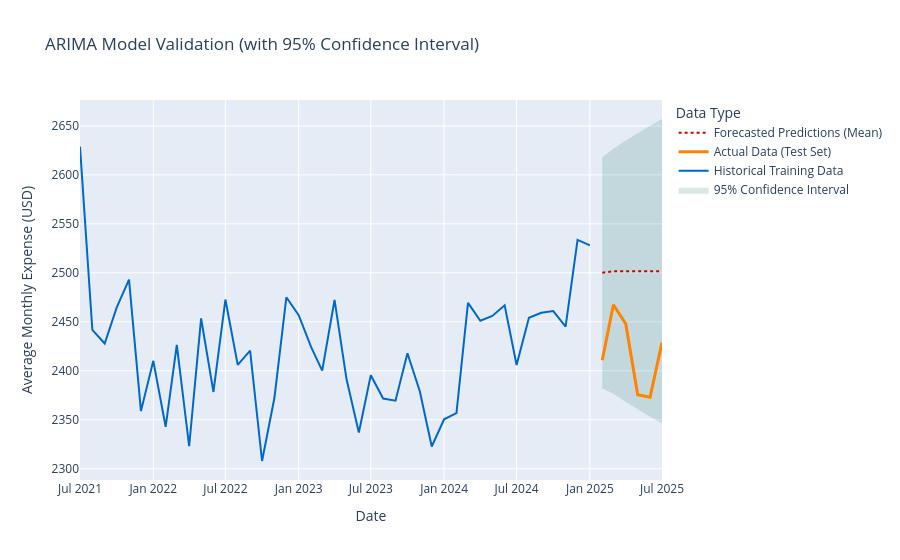

Notebook source saved alongside this figure:
### Code cell
# print("Generating validation plot...")
# fig = go.Figure()

# # Plot the 95% Confidence Interval (the "min" and "max" band)
# # Plot Upper Bound first
# fig.add_trace(go.Scatter(
#     x=upper_bounds.index,
#     y=upper_bounds,
#     mode='lines',
#     line=dict(color='rgba(170, 170, 170, 0)'), # Invisible line
#     name='Upper Bound (95% CI)',
#     showlegend=False
# ))

# # Plot Lower Bound and fill to the upper bound
# fig.add_trace(go.Scatter(
#     x=lower_bounds.index,
#     y=lower_bounds,
#     mode='lines',
#     line=dict(color='rgba(170, 170, 170, 0)'), # Invisible line
#     fill='tonexty', # Fills the area between this trace and the one above (upper_bounds)
#     fillcolor='rgba(0, 100, 80, 0.15)', # A light teal/green fill
#     name='95% Confidence Interval'
# ))

# # Plot training data
# fig.add_trace(go.Scatter(
#     x=train_data.index,
#     y=train_data.values,
#     mode='lines',
#     name='Historical Training Data',
#     line=dict(color='#0068C9') # Blue
# ))

# # Plot *actual* data from the test period
# fig.add_trace(go.Scatter(
#     x=test_data.index,
#     y=test_data.values,
#     mode='lines',
#     name='Actual Data (Test Set)',
#     line=dict(width=3, color='#FF8200') # Orange
# ))

# # Plot our model's *prediction* (the mean)
# fig.add_trace(go.Scatter(
#     x=predictions.index,
#     y=predictions.values,
#     mode='lines',
#     name='Forecasted Predictions (Mean)',
#     line=dict(dash='dot', color='#D40000', width=2) # Red
# ))

# fig.update_layout(
#     title="ARIMA Model Validation (with 95% Confidence Interval)",
#     xaxis_title="Date",
#     yaxis_title="Average Monthly Expense (USD)",
#     legend_title="Data Type"
# )
# fig.show()

### Figure 1 — Plotly figure (JSON) as saved in the notebook; plotly's stock layout.template omitted (floating-point values rounded to 4 significant figures)
{"data": [{"line": {"color": "rgba(170, 170, 170, 0)"}, "mode": "lines", "name": "Upper Bound (95% CI)", "showlegend": false, "type": "scatter", "x": ["2025-02-01T00:00:00.000000000", "2025-03-01T00:00:00.000000000", "2025-04-01T00:00:00.000000000", "2025-05-01T00:00:00.000000000", "2025-06-01T00:00:00.000000000", "2025-07-01T00:00:00.000000000"], "y": [2618.0, 2627.0, 2635.0, 2643.0, 2650.0, 2657.0]}, {"fill": "tonexty", "fillcolor": "rgba(0, 100, 80, 0.15)", "line": {"color": "rgba(170, 170, 170, 0)"}, "mode": "lines", "name": "95% Confidence Interval", "type": "scatter", "x": ["2025-02-01T00:00:00.000000000", "2025-03-01T00:00:00.000000000", "2025-04-01T00:00:00.000000000", "2025-05-01T00:00:00.000000000", "2025-06-01T00:00:00.000000000", "2025-07-01T00:00:00.000000000"], "y": [2382.0, 2377.0, 2368.0, 2360.0, 2353.0, 2346.0]}, {"line": {"color": "#0068C9"}, "mode": "lines", "name": "Historical Training Data", "type": "scatter", "x": ["2021-07-01T00:00:00.000000000", "2021-08-01T00:00:00.000000000", "2021-09-01T00:00:00.000000000", "2021-10-01T00:00:00.000000000", "2021-11-01T00:00:00.000000000", "2021-12-01T00:00:00.000000000", "2022-01-01T00:00:00.000000000", "2022-02-01T00:00:00.000000000", "2022-03-01T00:00:00.000000000", "2022-04-01T00:00:00.000000000", "2022-05-01T00:00:00.000000000", "2022-06-01T00:00:00.000000000", "2022-07-01T00:00:00.000000000", "2022-08-01T00:00:00.000000000", "2022-09-01T00:00:00.000000000", "2022-10-01T00:00:00.000000000", "2022-11-01T00:00:00.000000000", "2022-12-01T00:00:00.000000000", "2023-01-01T00:00:00.000000000", "2023-02-01T00:00:00.000000000", "2023-03-01T00:00:00.000000000", "2023-04-01T00:00:00.000000000", "2023-05-01T00:00:00.000000000", "2023-06-01T00:00:00.000000000", "2023-07-01T00:00:00.000000000", "2023-08-01T00:00:00.000000000", "2023-09-01T00:00:00.000000000", "2023-10-01T00:00:00.000000000", "2023-11-01T00:00:00.000000000", "2023-12-01T00:00:00.000000000", "2024-01-01T00:00:00.000000000", "2024-02-01T00:00:00.000000000", "2024-03-01T00:00:00.000000000", "2024-04-01T00:00:00.000000000", "2024-05-01T00:00:00.000000000", "2024-06-01T00:00:00.000000000", "2024-07-01T00:00:00.000000000", "2024-08-01T00:00:00.000000000", "2024-09-01T00:00:00.000000000", "2024-10-01T00:00:00.000000000", "2024-11-01T00:00:00.000000000", "2024-12-01T00:00:00.000000000", "2025-01-01T00:00:00.000000000"], "y": [2629.0, 2442.0, 2428.0, 2464.0, 2493.0, 2359.0, 2410.0, 2343.0, 2426.0, 2323.0, 2453.0, 2378.0, 2473.0, 2406.0, 2421.0, 2308.0, 2372.0, 2475.0, 2457.0, 2424.0, 2400.0, 2472.0, 2392.0, 2337.0, 2396.0, 2372.0, 2370.0, 2418.0, 2379.0, 2323.0, 2350.0, 2357.0, 2469.0, 2451.0, 2456.0, 2467.0, 2406.0, 2454.0, 2459.0, 2461.0, 2445.0, 2534.0, 2528.0]}, {"line": {"color": "#FF8200", "width": 3}, "mode": "lines", "name": "Actual Data (Test Set)", "type": "scatter", "x": ["2025-02-01T00:00:00.000000000", "2025-03-01T00:00:00.000000000", "2025-04-01T00:00:00.000000000", "2025-05-01T00:00:00.000000000", "2025-06-01T00:00:00.000000000", "2025-07-01T00:00:00.000000000"], "y": [2411.0, 2467.0, 2448.0, 2376.0, 2373.0, 2429.0]}, {"line": {"color": "#D40000", "dash": "dot", "width": 2}, "mode": "lines", "name": "Forecasted Predictions (Mean)", "type": "scatter", "x": ["2025-02-01T00:00:00.000000000", "2025-03-01T00:00:00.000000000", "2025-04-01T00:00:00.000000000", "2025-05-01T00:00:00.000000000", "2025-06-01T00:00:00.000000000", "2025-07-01T00:00:00.000000000"], "y": [2500.0, 2502.0, 2502.0, 2502.0, 2502.0, 2502.0]}], "layout": {"legend": {"title": {"text": "Data Type"}}, "title": {"text": "ARIMA Model Validation (with 95% Confidence Interval)"}, "xaxis": {"title": {"text": "Date"}}, "yaxis": {"title": {"text": "Average Monthly Expense (USD)"}}}}
